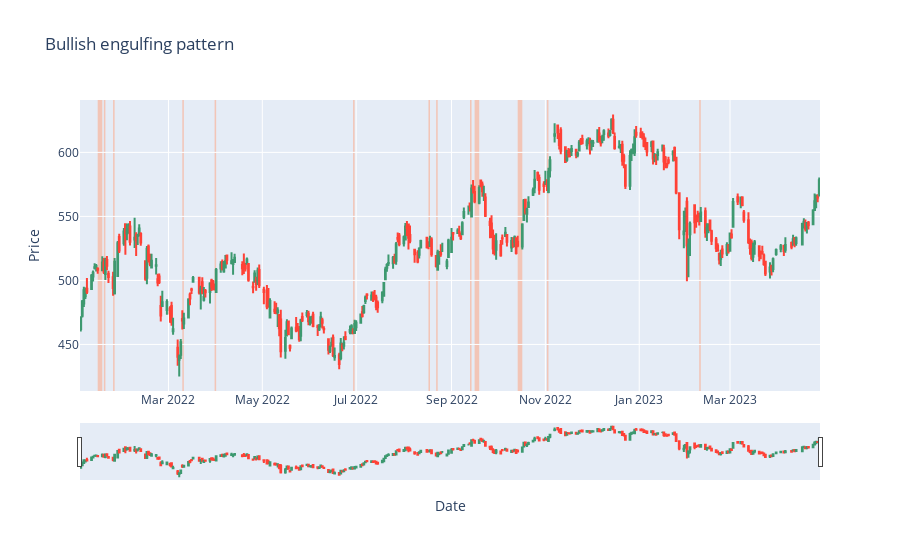

Notebook code for this chart:
### Code cell
display_pattern(df, bullish_engulfing, "Bullish engulfing")

### Figure 1 — Plotly figure (JSON) as saved in the notebook; plotly's stock layout.template omitted (floating-point values rounded to 4 significant figures; data arrays with more than 128 entries replaced by an {"elided": "..."} marker saying what was removed)
{"data": [{"close": {"elided": "327 float values"}, "high": {"elided": "327 float values"}, "low": {"elided": "327 float values"}, "open": {"elided": "327 float values"}, "type": "candlestick", "x": {"elided": "327 str values"}}], "layout": {"shapes": [{"fillcolor": "LightSalmon", "layer": "below", "line": {"width": 0}, "opacity": 0.5, "type": "rect", "x0": "2022-01-14T00:00:00", "x1": "2022-01-17T00:00:00", "xref": "x", "y0": 0, "y1": 1, "yref": "y domain"}, {"fillcolor": "LightSalmon", "layer": "below", "line": {"width": 0}, "opacity": 0.5, "type": "rect", "x0": "2022-01-18T00:00:00", "x1": "2022-01-19T00:00:00", "xref": "x", "y0": 0, "y1": 1, "yref": "y domain"}, {"fillcolor": "LightSalmon", "layer": "below", "line": {"width": 0}, "opacity": 0.5, "type": "rect", "x0": "2022-01-24T00:00:00", "x1": "2022-01-25T00:00:00", "xref": "x", "y0": 0, "y1": 1, "yref": "y domain"}, {"fillcolor": "LightSalmon", "layer": "below", "line": {"width": 0}, "opacity": 0.5, "type": "rect", "x0": "2022-03-10T00:00:00", "x1": "2022-03-11T00:00:00", "xref": "x", "y0": 0, "y1": 1, "yref": "y domain"}, {"fillcolor": "LightSalmon", "layer": "below", "line": {"width": 0}, "opacity": 0.5, "type": "rect", "x0": "2022-03-31T00:00:00", "x1": "2022-04-01T00:00:00", "xref": "x", "y0": 0, "y1": 1, "yref": "y domain"}, {"fillcolor": "LightSalmon", "layer": "below", "line": {"width": 0}, "opacity": 0.5, "type": "rect", "x0": "2022-06-29T00:00:00", "x1": "2022-06-30T00:00:00", "xref": "x", "y0": 0, "y1": 1, "yref": "y domain"}, {"fillcolor": "LightSalmon", "layer": "below", "line": {"width": 0}, "opacity": 0.5, "type": "rect", "x0": "2022-08-17T00:00:00", "x1": "2022-08-18T00:00:00", "xref": "x", "y0": 0, "y1": 1, "yref": "y domain"}, {"fillcolor": "LightSalmon", "layer": "below", "line": {"width": 0}, "opacity": 0.5, "type": "rect", "x0": "2022-08-22T00:00:00", "x1": "2022-08-23T00:00:00", "xref": "x", "y0": 0, "y1": 1, "yref": "y domain"}, {"fillcolor": "LightSalmon", "layer": "below", "line": {"width": 0}, "opacity": 0.5, "type": "rect", "x0": "2022-09-13T00:00:00", "x1": "2022-09-14T00:00:00", "xref": "x", "y0": 0, "y1": 1, "yref": "y domain"}, {"fillcolor": "LightSalmon", "layer": "below", "line": {"width": 0}, "opacity": 0.5, "type": "rect", "x0": "2022-09-16T00:00:00", "x1": "2022-09-19T00:00:00", "xref": "x", "y0": 0, "y1": 1, "yref": "y domain"}, {"fillcolor": "LightSalmon", "layer": "below", "line": {"width": 0}, "opacity": 0.5, "type": "rect", "x0": "2022-10-14T00:00:00", "x1": "2022-10-17T00:00:00", "xref": "x", "y0": 0, "y1": 1, "yref": "y domain"}, {"fillcolor": "LightSalmon", "layer": "below", "line": {"width": 0}, "opacity": 0.5, "type": "rect", "x0": "2022-11-02T00:00:00", "x1": "2022-11-03T00:00:00", "xref": "x", "y0": 0, "y1": 1, "yref": "y domain"}, {"fillcolor": "LightSalmon", "layer": "below", "line": {"width": 0}, "opacity": 0.5, "type": "rect", "x0": "2023-02-09T00:00:00", "x1": "2023-02-10T00:00:00", "xref": "x", "y0": 0, "y1": 1, "yref": "y domain"}], "title": {"text": "Bullish engulfing pattern"}, "xaxis": {"title": {"text": "Date"}}, "yaxis": {"title": {"text": "Price"}}}}
